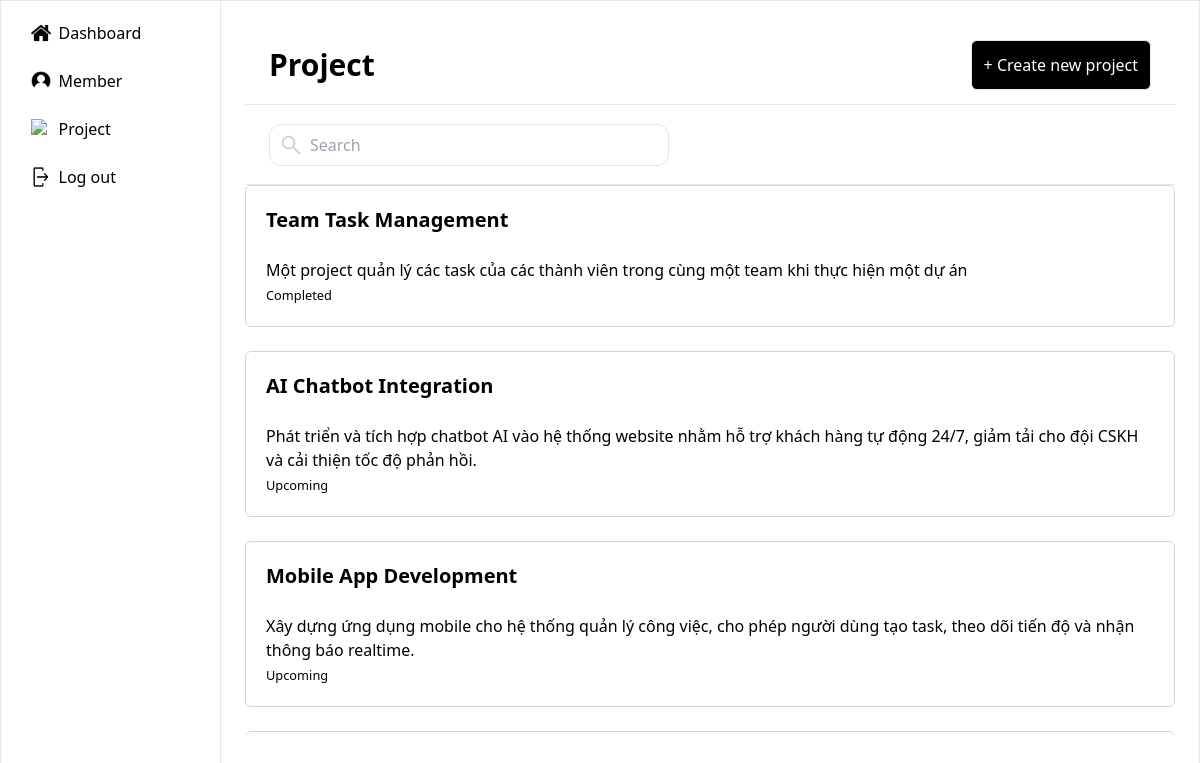
The app's page /project/ with its own data.
### main/models.py (models this page shows, shortened)
class Project(models.Model):
    status_dict = {
        'In processing': 'In processing',
        'Completed': 'Completed',
        'Upcoming': 'Upcoming'
    }
    project_id = models.AutoField(primary_key=True)
    project_name = models.CharField(max_length=100, blank=True, null=True)
    description = models.TextField(blank=True, null=True)
    start_date = models.DateTimeField(blank=True, null=True)
    end_date = models.DateTimeField(blank=True, null=True)
    created_by = models.ForeignKey(
        Users,
        on_delete=models.PROTECT,
        related_name='projects'
    )
    status_project = models.CharField(max_length=50, blank=True, null=True, choices=status_dict)

### main/views.py (the view)
# urls.py: path('project/', views.project, name='project'),
def project(request):
    projects = Project.objects.all()
    context = {'projects': projects}
    return render(request, 'main/project.html', context=context)

### main/templates/main/project.html (shortened to what this page needs)
{% extends 'side_bar_member.html' %}
{% load static %}
{% block content %}
<div
  class="bg-white-200 items-center border-b border-b-gray-200 flex px-6 h-[80px] flex justify-between"
>
  <div><h1 class="text-[30px] font-bold">Project</h1></div>
  <div class="border p-3 bg-black rounded-md">
    <div>
      <a href="{% url 'create_project' %}"><span class="text-white">+ Create new project</span></a>
    </div>
  </div>
</div>
<div class="bg-white-200 items-center border-b border-b-gray-200 flex px-6 h-[80px]">
  <div class="relative">
    <div class="absolute inset-y-0 left-0 flex items-center pl-3 pointer-events-auto">
      <img src="{% static 'icons/search.png' %}" alt="search icon" class="h-5 w-5" />
    </div>
    <input
      type="text"
      class="pl-10 pr-3 py-2 border border-gray-200 rounded-xl w-[400px]"
      placeholder="Search"
    />
  </div>
</div>
<div class="overflow-y-scroll space-y-6 h-[550px]">
  {% for project in projects %}
  <div class="border border-gray-300 rounded-md p-5">
      <div class="flex justify-between">
        <div><a href="{% url 'task' project.project_id %}"><span class="font-bold text-xl">{{ project.project_name }}</span></a></div>
      </div>
      <br>
      <p>{{ project.description }}</p>
      <small>{{project.status_project}}</small>
  </div>
  {% endfor %}
</div>
{% endblock %}

### records on screen
Project: project_name "Team Task Management", description "Một project quản lý các task của các thành viên trong cùng một team khi thực hiện một dự án", status_project "Completed"
Project: project_name "AI Chatbot Integration", description "Phát triển và tích hợp chatbot AI vào hệ thống website nhằm hỗ trợ khách hàng tự động 24/7, giảm tải cho đội CSKH và cải thiện tốc độ phản hồi.", status_project "Upcoming"
Project: project_name "Mobile App Development", description "Xây dựng ứng dụng mobile cho hệ thống quản lý công việc, cho phép người dùng tạo task, theo dõi tiến độ và nhận thông báo realtime.", status_project "Upcoming"
